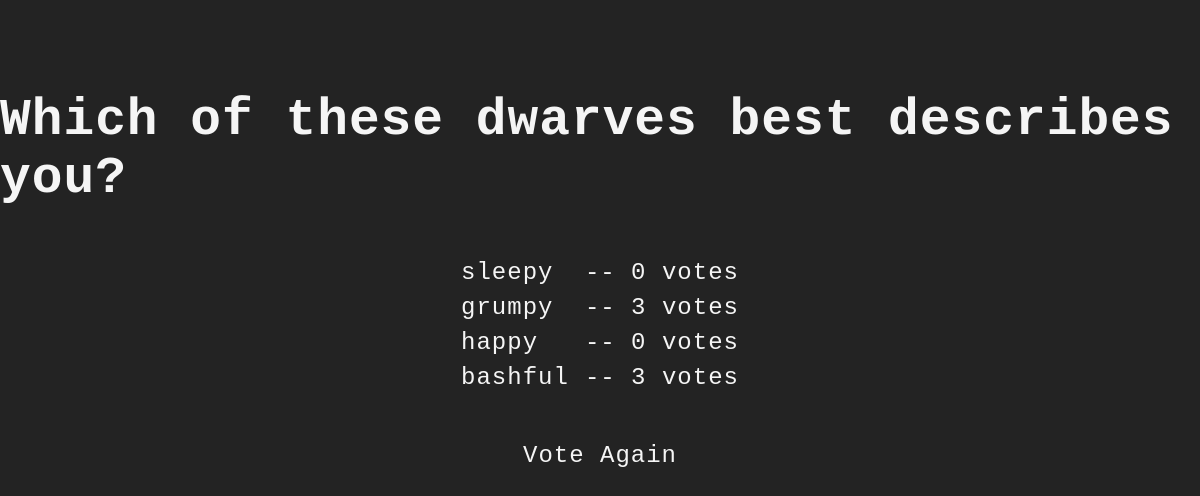
Page /polls/7/results/ on the earlier database version.
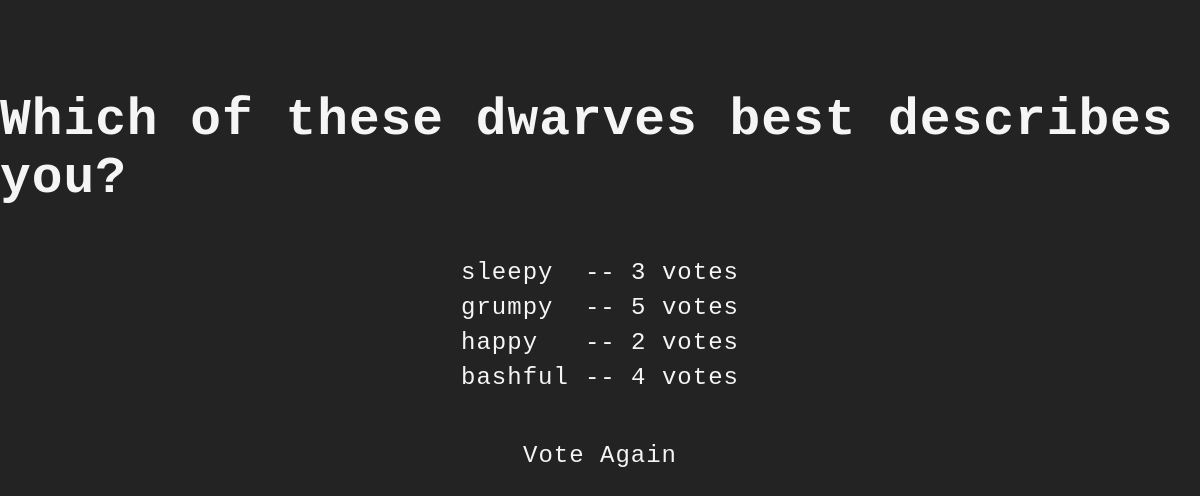
Same page on the later database version.
### polls/models.py (models this page shows, shortened)
class Choice(models.Model):
    question = models.ForeignKey(Question, on_delete=models.CASCADE)
    choice_text = models.CharField(max_length=200)
    votes = models.IntegerField(default=0)

### polls/views.py (the view)
# urls.py: path("<int:pk>/results/", views.ResultsView.as_view(), name="results"),
class ResultsView(generic.DetailView):
    model = Question
    template_name = "polls/results.html"

### polls/templates/polls/results.html (shortened to what this page needs)
{% load static %}
<!DOCTYPE html>
<html lang="en">
	<head>
		<link href="{% static 'polls/style.css' %}" rel="stylesheet" />
	</head>
    <main>
        <div class="xd">
<h1>{{ question.question_text }}</h1>
<ul>
{% for choice in question.choice_set.all %}
    <li><span>{{ choice.choice_text }}</span> <span>-- {{ choice.votes }} vote{{ choice.votes|pluralize }}</span></li>
{% endfor %}
</ul>
<a href="{% url 'polls:detail' question.id %}">Vote Again</a>
</div>
</main>

Differences in the rows shown:
changed Choice "sleepy": votes "0" → "3"
changed Choice "grumpy": votes "3" → "5"
changed Choice "happy": votes "0" → "2"
changed Choice "bashful": votes "3" → "4"
